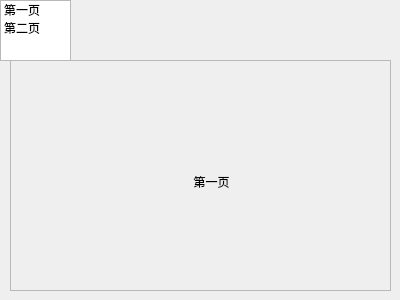
<?xml version="1.0" encoding="UTF-8"?>
<ui version="4.0">
 <class>MyWidget</class>
 <widget class="QWidget" name="MyWidget">
  <property name="geometry">
   <rect>
    <x>0</x>
    <y>0</y>
    <width>400</width>
    <height>300</height>
   </rect>
  </property>
  <property name="windowTitle">
   <string>MyWidget</string>
  </property>
  <widget class="QListWidget" name="listWidget">
   <property name="geometry">
    <rect>
     <x>0</x>
     <y>0</y>
     <width>71</width>
     <height>61</height>
    </rect>
   </property>
   <item>
    <property name="text">
     <string>第一页</string>
    </property>
   </item>
   <item>
    <property name="text">
     <string>第二页</string>
    </property>
   </item>
  </widget>
  <widget class="QStackedWidget" name="stackedWidget">
   <property name="geometry">
    <rect>
     <x>10</x>
     <y>60</y>
     <width>381</width>
     <height>231</height>
    </rect>
   </property>
   <property name="frameShape">
    <enum>QFrame::StyledPanel</enum>
   </property>
   <property name="currentIndex">
    <number>0</number>
   </property>
   <widget class="QWidget" name="page">
    <widget class="QLabel" name="label">
     <property name="geometry">
      <rect>
       <x>0</x>
       <y>0</y>
       <width>401</width>
       <height>241</height>
      </rect>
     </property>
     <property name="text">
      <string>第一页</string>
     </property>
     <property name="alignment">
      <set>Qt::AlignCenter</set>
     </property>
    </widget>
   </widget>
   <widget class="QWidget" name="page_2">
    <widget class="QLabel" name="label_2">
     <property name="geometry">
      <rect>
       <x>0</x>
       <y>0</y>
       <width>401</width>
       <height>241</height>
      </rect>
     </property>
     <property name="text">
      <string>第二页</string>
     </property>
     <property name="alignment">
      <set>Qt::AlignCenter</set>
     </property>
    </widget>
   </widget>
  </widget>
 </widget>
 <layoutdefault spacing="6" margin="11"/>
 <resources/>
 <connections>
  <connection>
   <sender>listWidget</sender>
   <signal>currentRowChanged(int)</signal>
   <receiver>stackedWidget</receiver>
   <slot>setCurrentIndex(int)</slot>
   <hints>
    <hint type="sourcelabel">
     <x>89</x>
     <y>145</y>
    </hint>
    <hint type="destinationlabel">
     <x>161</x>
     <y>145</y>
    </hint>
   </hints>
  </connection>
 </connections>
</ui>
